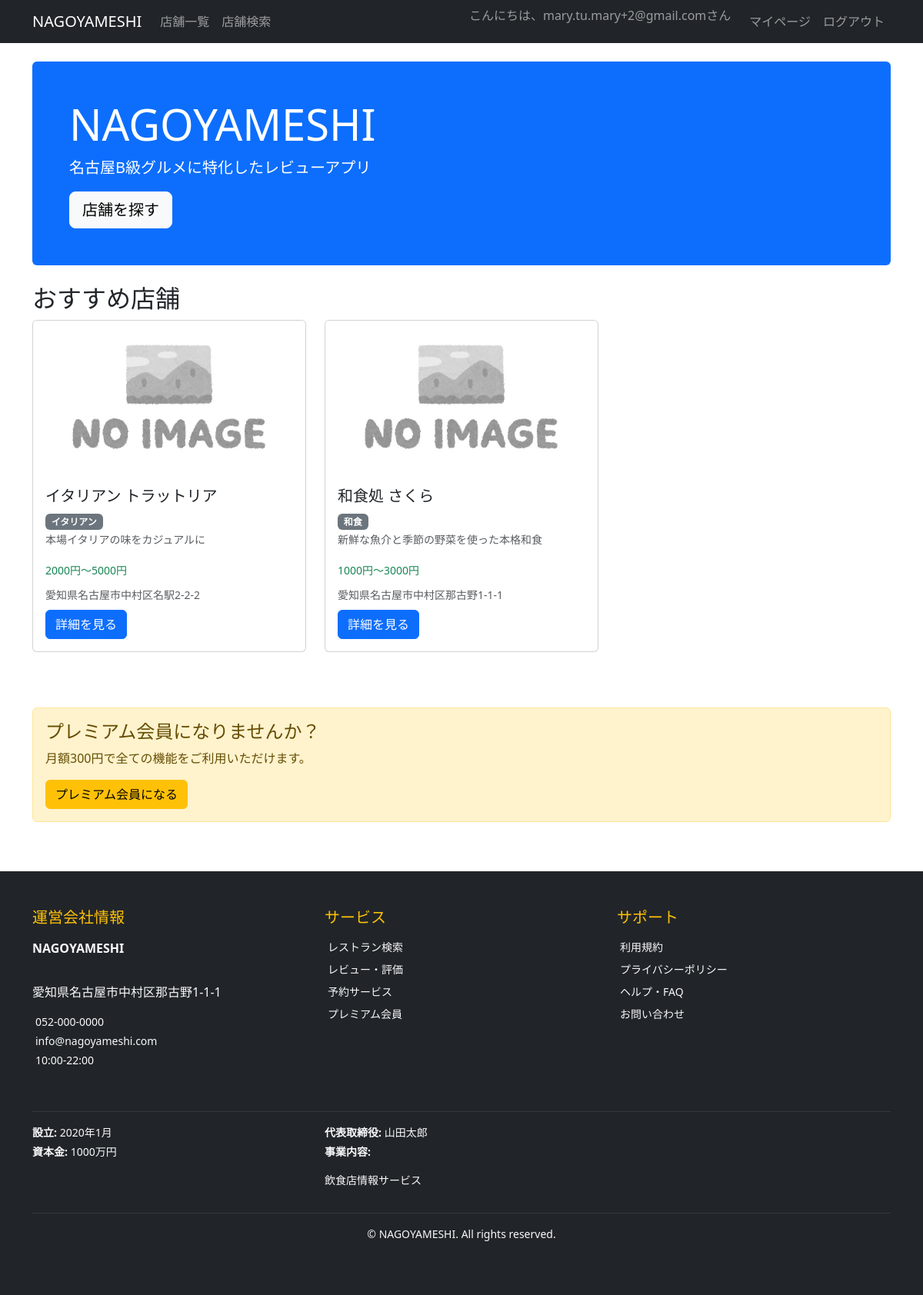
Screenshot of / (signed in) with the database file from the repository.
### accounts/models.py (models this page shows, shortened)
class User(AbstractUser):
    furigana = models.CharField('フリガナ', max_length=100, blank=True)
    postal_code = models.CharField('郵便番号', max_length=8, blank=True)
    address = models.TextField('住所', blank=True)
    phone_number = models.CharField('電話番号', max_length=15, blank=True)
    is_premium = models.BooleanField('プレミアム会員', default=False)
    email_verified = models.BooleanField('メール認証済み', default=False)
    created_at = models.DateTimeField('作成日時', auto_now_add=True)
    updated_at = models.DateTimeField('更新日時', auto_now=True)
    class Meta:
        verbose_name = 'ユーザー'
        verbose_name_plural = 'ユーザー'

### restaurants/models.py (models this page shows, shortened)
class Restaurant(models.Model):
    name = models.CharField('店舗名', max_length=100)
    description = models.TextField('説明', blank=True)
    category = models.ForeignKey(Category, verbose_name='カテゴリ', on_delete=models.PROTECT)
    postal_code = models.CharField('郵便番号', max_length=8, blank=True)
    address = models.TextField('住所')
    phone_number = models.CharField('電話番号', max_length=15, blank=True)
    opening_hours = models.CharField('営業時間', max_length=100, blank=True)
    closed_days = models.CharField('定休日', max_length=100, blank=True)
    budget_min = models.PositiveIntegerField(
        '予算下限',
        validators=[MinValueValidator(0)],
        default=0,
        help_text='最低予算（円）'
    )
    budget_max = models.PositiveIntegerField(
        '予算上限',
        validators=[MinValueValidator(0)],
        default=5000,
        help_text='最高予算（円）'
    )
    image = models.ImageField('メイン画像', upload_to='restaurants/', blank=True, null=True)
    is_active = models.BooleanField('公開中', default=True)
    created_at = models.DateTimeField('作成日時', auto_now_add=True)
    updated_at = models.DateTimeField('更新日時', auto_now=True)
    class Meta:
        verbose_name = '店舗'
        verbose_name_plural = '店舗'
        ordering = ['-created_at']

### categories/models.py (models this page shows, shortened)
class Category(models.Model):
    name = models.CharField('カテゴリ名', max_length=50, unique=True)
    description = models.TextField('説明', blank=True)
    created_at = models.DateTimeField('作成日時', auto_now_add=True)
    updated_at = models.DateTimeField('更新日時', auto_now=True)
    class Meta:
        verbose_name = 'カテゴリ'
        verbose_name_plural = 'カテゴリ'
        ordering = ['name']

### admin_panel/models.py (models this page shows, shortened)
class CompanyInfo(models.Model):
    company_name = models.CharField('会社名', max_length=100, default='NAGOYA MESHI株式会社')
    address = models.TextField('住所', default='〒460-0008 愛知県名古屋市中区栄3-15-33')
    phone = models.CharField('電話番号', max_length=20, default='052-123-4567')
    email = models.EmailField('メールアドレス', default='info@nagoyameshi.com')
    business_hours = models.CharField('営業時間', max_length=50, default='平日 9:00-18:00')
    established = models.CharField('設立', max_length=20, default='2020年4月')
    capital = models.CharField('資本金', max_length=30, default='1,000万円')
    representative = models.CharField('代表取締役', max_length=50, default='名古屋 太郎')
    business_content = models.TextField('事業内容', default='飲食店情報サイトの運営\nグルメ情報の提供\nレストラン予約サービス')
    updated_at = models.DateTimeField('更新日時', auto_now=True)
    class Meta:
        verbose_name = '運営会社情報'
        verbose_name_plural = '運営会社情報'
    @classmethod
    def get_instance(cls):
        obj, created = cls.objects.get_or_create(pk=1)
        return obj

### restaurants/views.py (the view)
# urls.py: path('', views.index, name='index'),
def index(request):
    restaurants = Restaurant.objects.filter(is_active=True).select_related('category').order_by('?')[:5]
    context = {
        'page_title': '店舗一覧',
        'restaurants': restaurants,
    }
    return render(request, 'restaurants/index.html', context)

### admin_panel/context_processors.py (called while the page is built)
def company_info(request):
    return {
        'company_info': CompanyInfo.get_instance()
    }

### restaurants/templates/restaurants/index.html (shortened to what this page needs)
{% extends 'base.html' %}
{% load static %}
{% block content %}
<div class="row">
    <div class="col-12">
        <div class="jumbotron bg-primary text-white p-5 rounded mb-4">
            <h1 class="display-4">NAGOYAMESHI</h1>
            <p class="lead">名古屋B級グルメに特化したレビューアプリ</p>
            <a class="btn btn-light btn-lg" href="{% url 'restaurants:search' %}" role="button">店舗を探す</a>
        </div>
    </div>
</div>
<div class="row">
    <div class="col-12">
        <h2>おすすめ店舗</h2>
        <div class="row">
            {% for restaurant in restaurants %}
            <div class="col-md-4 mb-4">
                <div class="card h-100">
                    {% if restaurant.image %}
                    <img src="{{ restaurant.image.url }}" alt="{{ restaurant.name }}" class="card-img-top" style="height: 200px; object-fit: cover;">
                    {% else %}
                    <img src="{% static 'images/no_image_yoko.jpg' %}" alt="No Image" class="card-img-top" style="height: 200px; object-fit: cover;">
                    {% endif %}
                    <div class="card-body">
                        <h5 class="card-title">{{ restaurant.name }}</h5>
                        <p class="card-text">
                            <span class="badge bg-secondary">{{ restaurant.category.name }}</span>
                            {% if restaurant.description %}
                                <br><small class="text-muted">{{ restaurant.description|truncatechars:50 }}</small>
                            {% endif %}
                        </p>
                        <div class="mb-2">
                            {% if restaurant.budget_min and restaurant.budget_max %}
                                <small class="text-success">
                                     {{ restaurant.budget_min }}円〜{{ restaurant.budget_max }}円
                                </small>
                            {% endif %}
                        </div>
                        <div class="mb-2">
                            <small class="text-muted">
                                 {{ restaurant.address|truncatechars:30 }}
                            </small>
                        </div>
                        <a href="{% url 'restaurants:detail' restaurant.id %}" class="btn btn-primary">詳細を見る</a>
                    </div>
                </div>
            </div>
            {% endfor %}
        </div>
    </div>
</div>
{% if not user.is_authenticated %}
<div class="row mt-5">
    <div class="col-12">
        <div class="alert alert-info">
            <h4>会員登録でさらに便利に！</h4>
            <p>プレミアム会員（月額300円）なら、レビュー投稿や予約機能がご利用いただけます。</p>
            <a href="{% url 'accounts:signup' %}" class="btn btn-primary">今すぐ会員登録</a>
        </div>
    </div>
</div>
{% elif not user.is_premium %}
<div class="row mt-5">
    <div class="col-12">
        <div class="alert alert-warning">
            <h4>プレミアム会員になりませんか？</h4>
            <p>月額300円で全ての機能をご利用いただけます。</p>
            <a href="{% url 'accounts:premium_upgrade' %}" class="btn btn-warning">プレミアム会員になる</a>
        </div>
    </div>
</div>
{% endif %}
{% endblock %}

### templates/base.html (shortened to what this page needs)
<!DOCTYPE html>
<html lang="ja">
<head>
    <link href="https://cdn.jsdelivr.net/npm/bootstrap@5.3.0/dist/css/bootstrap.min.css" rel="stylesheet">
</head>
<body>
    <nav class="navbar navbar-expand-lg navbar-dark bg-dark">
        <div class="container">
            <a class="navbar-brand" href="{% url 'restaurants:index' %}">NAGOYAMESHI</a>
            <div class="collapse navbar-collapse" id="navbarNav">
                <ul class="navbar-nav me-auto">
                    <li class="nav-item">
                        <a class="nav-link" href="{% url 'restaurants:index' %}">店舗一覧</a>
                    </li>
                    <li class="nav-item">
                        <a class="nav-link" href="{% url 'restaurants:search' %}">店舗検索</a>
                    </li>
                </ul>
                <ul class="navbar-nav">
                    {% if user.is_authenticated %}
                        <li class="nav-item">
                            <span class="navbar-text me-3">
                                こんにちは、{{ user.username }}さん
                            </span>
                        </li>
                        <li class="nav-item">
                            <a class="nav-link" href="{% url 'accounts:profile' %}">マイページ</a>
                        </li>
                        <li class="nav-item">
                            <a class="nav-link" href="{% url 'accounts:logout' %}">ログアウト</a>
                        </li>
                    {% endif %}
                </ul>
            </div>
        </div>
    </nav>
    <main class="container mt-4">
        {% block content %}
        {% endblock %}
    </main>
    <footer class="bg-dark text-light mt-5">
        <div class="container py-5">
            <div class="row">
                <div class="col-lg-4 mb-4">
                    <h5 class="text-warning mb-3">
                         運営会社情報
                    </h5>
                    <p class="mb-2"><strong>{{ company_info.company_name }}</strong></p>
                    <p class="small mb-1">
                        {{ company_info.address|linebreaks }}
                    </p>
                    <p class="small mb-1">
                        {{ company_info.phone }}
                    </p>
                    <p class="small mb-1">
                        {{ company_info.email }}
                    </p>
                    <p class="small">
                        {{ company_info.business_hours }}
                    </p>
                </div>
                <div class="col-lg-4 mb-4">
                    <h5 class="text-warning mb-3">
                         サービス
                    </h5>
                    <ul class="list-unstyled small">
                        <li class="mb-2">
                            <a href="{% url 'restaurants:index' %}" class="text-light text-decoration-none">
                                 レストラン検索
                            </a>
                        </li>
                        <li class="mb-2">
                            <a href="#" class="text-light text-decoration-none">
                                 レビュー・評価
                            </a>
                        </li>
                        <li class="mb-2">
                            <a href="#" class="text-light text-decoration-none">
                                 予約サービス
                            </a>
                        </li>
                        <li class="mb-2">
                            <a href="#" class="text-light text-decoration-none">
                                 プレミアム会員
                            </a>
                        </li>
                    </ul>
                </div>
                <div class="col-lg-4 mb-4">
                    <h5 class="text-warning mb-3">
                         サポート
                    </h5>
                    <ul class="list-unstyled small">
                        <li class="mb-2">
                            <a href="#" class="text-light text-decoration-none">
                                 利用規約
                            </a>
                        </li>
                        <li class="mb-2">
                            <a href="#" class="text-light text-decoration-none">
                                 プライバシーポリシー
                            </a>
                        </li>
                        <li class="mb-2">
                            <a href="#" class="text-light text-decoration-none">
                                 ヘルプ・FAQ
                            </a>
                        </li>
                        <li class="mb-2">
                            <a href="#" class="text-light text-decoration-none">
                                 お問い合わせ
                            </a>
                        </li>
                    </ul>
                </div>
            </div>
            <hr class="border-secondary">
            <div class="row">
                <div class="col-md-8">
                    <div class="row small">
                        <div class="col-sm-6">
                            <p class="mb-1">
                                <strong>設立:</strong> {{ company_info.established }}
                            </p>
                            <p class="mb-1">
                                <strong>資本金:</strong> {{ company_info.capital }}
                            </p>
                        </div>
                        <div class="col-sm-6">
                            <p class="mb-1">
                                <strong>代表取締役:</strong> {{ company_info.representative }}
                            </p>
                            <p class="mb-1">
                                <strong>事業内容:</strong>
                            </p>
                            <p class="small text-muted">{{ company_info.business_content|linebreaks }}</p>
                        </div>
                    </div>
                </div>
                <div class="col-md-4">
                </div>
            </div>
            <hr class="border-secondary">
            <div class="text-center">
                <p class="mb-0 small">
                    &copy; {{ "now"|date:"Y" }} {{ company_info.company_name }}. All rights reserved.
                </p>
                <p class="mb-0 small text-muted">
                </p>
            </div>
        </div>
    </footer>
</body>
</html>

### rows the page displays
User: username "mary.tu.mary+2@gmail.com"
Restaurant: name "イタリアン トラットリア", category.name "イタリアン", description "本場イタリアの味をカジュアルに", budget_min "2000", budget_max "5000", address "愛知県名古屋市中村区名駅2-2-2"
Restaurant: name "和食処 さくら", category.name "和食", description "新鮮な魚介と季節の野菜を使った本格和食", budget_min "1000", budget_max "3000", address "愛知県名古屋市中村区那古野1-1-1"
CompanyInfo: company_name "NAGOYAMESHI", address "愛知県名古屋市中村区那古野1-1-1", phone "052-000-0000", email "info@nagoyameshi.com", business_hours "10:00-22:00", established "2020年1月", capital "1000万円", representative "山田太郎", business_content "飲食店情報サービス"
